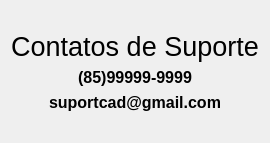
      <widget class="QWidget" name="pg_contato">
       <layout class="QVBoxLayout" name="verticalLayout_13">
        <item>
         <widget class="QLabel" name="label_23">
          <property name="text">
           <string/>
          </property>
         </widget>
        </item>
        <item>
         <widget class="QLabel" name="label_14">
          <property name="font">
           <font>
            <pointsize>20</pointsize>
           </font>
          </property>
          <property name="text">
           <string>&lt;html&gt;&lt;head/&gt;&lt;body&gt;&lt;p align=&quot;center&quot;&gt;&lt;img src=&quot;:/icons/18014190591582545595-64.png&quot;/&gt;&lt;/p&gt;&lt;p align=&quot;center&quot;&gt;Contatos de Suporte&lt;/p&gt;&lt;/body&gt;&lt;/html&gt;</string>
          </property>
         </widget>
        </item>
        <item>
         <widget class="QLabel" name="label_19">
          <property name="text">
           <string>&lt;html&gt;&lt;head/&gt;&lt;body&gt;&lt;p align=&quot;center&quot;&gt;&lt;img src=&quot;:/icons/11968623911579738440-32.png&quot;/&gt;&lt;/p&gt;&lt;p align=&quot;center&quot;&gt;&lt;span style=&quot; font-size:12pt; font-weight:600;&quot;&gt;(85)99999-9999&lt;/span&gt;&lt;/p&gt;&lt;/body&gt;&lt;/html&gt;</string>
          </property>
         </widget>
        </item>
        <item>
         <widget class="QLabel" name="label_20">
          <property name="text">
           <string>&lt;html&gt;&lt;head/&gt;&lt;body&gt;&lt;p align=&quot;center&quot;&gt;&lt;img src=&quot;:/icons/15743770351574338605-32.png&quot;/&gt;&lt;/p&gt;&lt;p align=&quot;center&quot;&gt;&lt;span style=&quot; font-size:12pt; font-weight:600;&quot;&gt;suportcad@gmail.com&lt;/span&gt;&lt;/p&gt;&lt;/body&gt;&lt;/html&gt;</string>
          </property>
         </widget>
        </item>
        <item>
         <widget class="QLabel" name="label_21">
          <property name="text">
           <string/>
          </property>
         </widget>
        </item>
       </layout>
      </widget>
